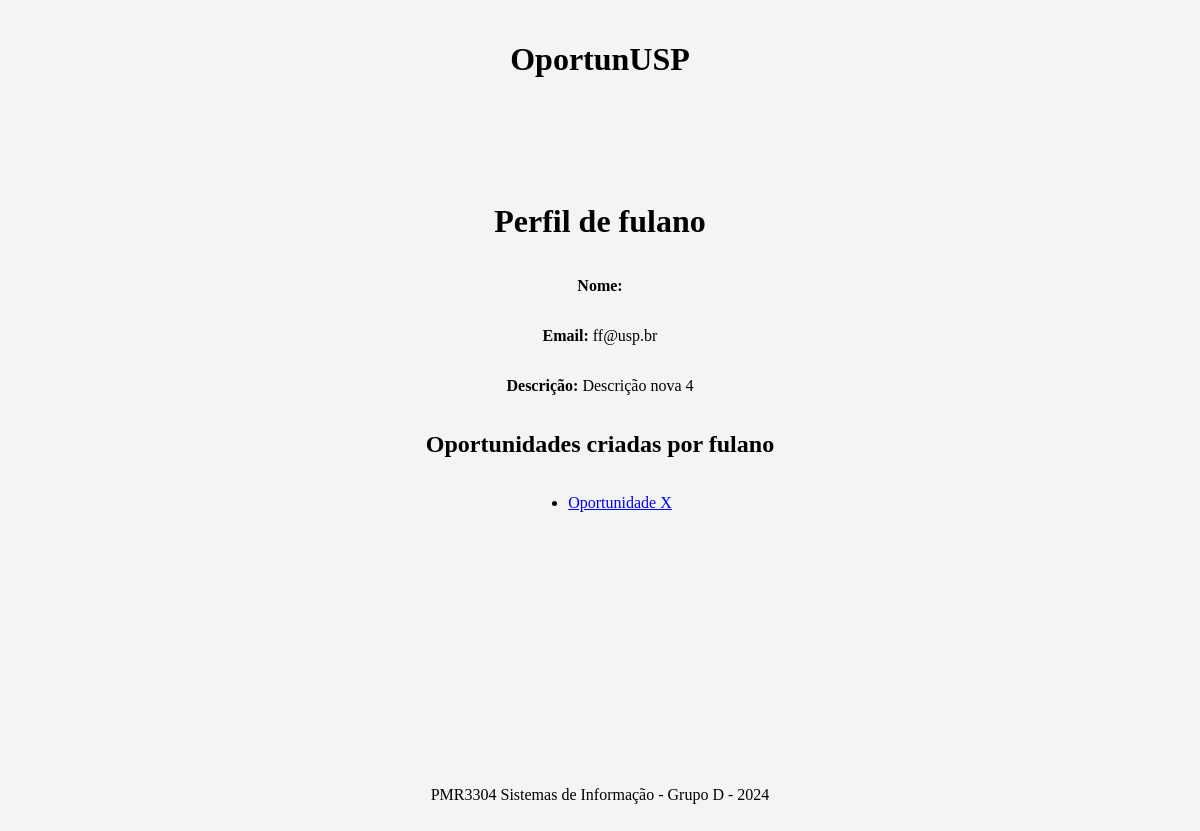
/profiles/5/, run on an earlier commit of the app's database.
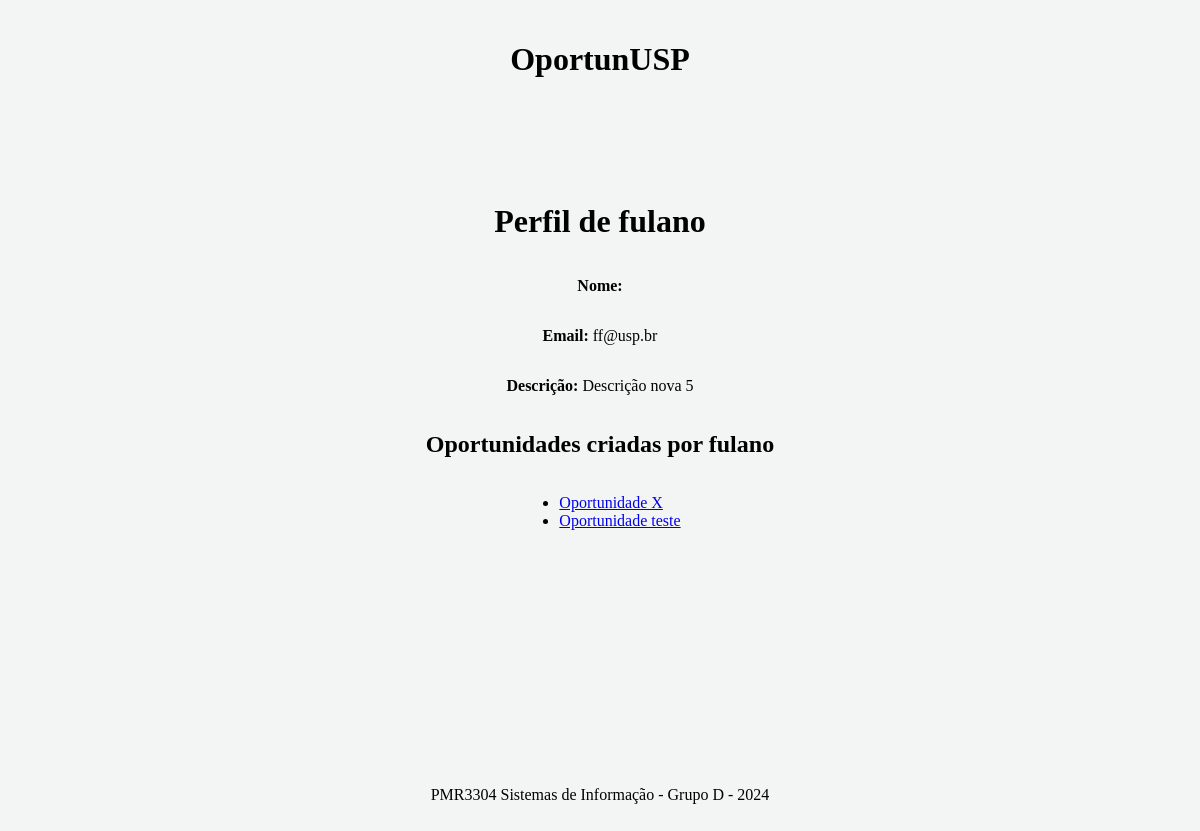
And on a later commit of the database.
### oportunidades/models.py (models this page shows, shortened)
class Profile(models.Model):
    user = models.OneToOneField(User, on_delete=models.CASCADE, related_name='profile')
    description = models.TextField(blank=True, null=True)
    profile_pic = models.ImageField(upload_to='profile_pics/', default='profile_pics/default.jpg')

class Opportunity(models.Model):
    title = models.CharField(max_length=255)
    description = models.TextField()
    posted_by = models.ForeignKey(User, on_delete=models.CASCADE)  # Quem publicou
    category = models.CharField(max_length=100)  # Área da pesquisa
    date_posted = models.DateTimeField(auto_now_add=True)
    is_active = models.BooleanField(default=True)  # Se a oportunidade está ativa
    subscribers = models.ManyToManyField(User, related_name='subscribed_opportunities', blank=True)  # Usuários inscritos

### oportunidades/views.py (the view)
# urls.py: path('profiles/<int:pk>/', views.profile_detail, name='profile_detail'),
def profile_detail(request, pk):
    profile = get_object_or_404(Profile, user__id=pk)
    opportunities = Opportunity.objects.filter(posted_by=profile.user)
    return render(request, 'oportunidades/profile_detail.html', {
        'profile': profile,
        'opportunities': opportunities
    })

### oportunidades/templates/oportunidades/profile_detail.html
{% extends 'base_generic.html' %}
{% block content %}
<h1>Perfil de {{ profile.user.username }}</h1>
<p><strong>Nome:</strong> {{ profile.user.first_name }} {{ profile.user.last_name }}</p>
<p><strong>Email:</strong> {{ profile.user.email }}</p>
<p><strong>Descrição:</strong> {{ profile.description }}</p>
<h2>Oportunidades criadas por {{ profile.user.username }}</h2>
<ul>
    {% for opportunity in opportunities %}
        <li><a href="{% url 'opportunity_detail' opportunity.id %}">{{ opportunity.title }}</a></li>
    {% empty %}
        <p>Nenhuma oportunidade criada por este usuário.</p>
    {% endfor %}
</ul>
{% endblock %}

What changed in the data, as far as the page shows it:
changed Profile "fulano": description "Descrição nova 4" → "Descrição nova 5"
added Opportunity: title "Oportunidade teste"
